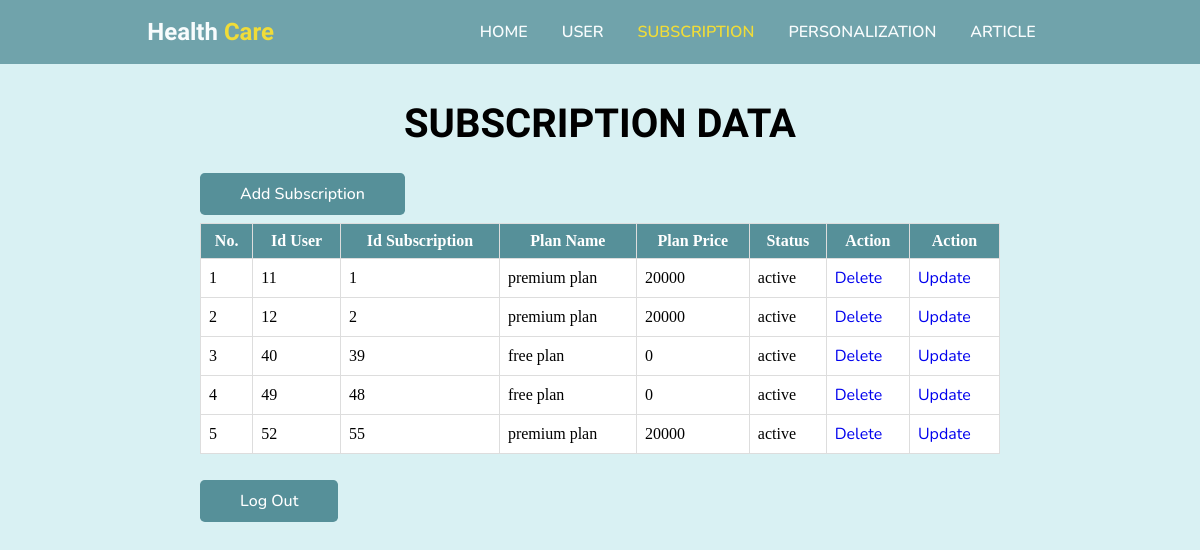
The app's page /admin/adminsubs.php with its own data.
### tables this page shows
CREATE TABLE `subscription` (
  `id_subscription` int(11) NOT NULL,
  `id_user` int(11) NOT NULL,
  `plan_name` varchar(50) NOT NULL,
  `plan_price` varchar(225) NOT NULL,
  `status` varchar(11) NOT NULL
);

### admin/adminsubs.php (the view, shortened to what this page needs)
<!DOCTYPE html>
<html lang="en">
<head>
    <link rel="stylesheet" href="style_main.css">
</head>
<body>
    <header>
        <div class="logo">
            <h2>Health <span>Care</span></h2>
        </div>
        <ul class="navbar">
            <li><a href="index.php" class="btn-nav">Home</a></li>
            <li><a href="adminuser.php" class="btn-nav">User</a></li>
            <li><a href="adminsubs.php" class="btn-active">Subscription</a></li>
            <li><a href="adminperson.php" class="btn-nav">Personalization</a></li>
            <li><a href="adminarticle.php" class="btn-nav">Article</a></li>
        </ul>
    </header>
    <section class="user">
        <h1 class="heading">Subscription Data</h1>
        <br>
        <br>
        <a href="adminsubsadd.php" class="btn">Add Subscription</a>
        <br>
        <br>
        <table border="1" class="table">
            <tr>
                <th>No.</th>
                <th>Id User</th>
                <th>Id Subscription</th>
                <th>Plan Name</th>
                <th>Plan Price</th>
                <th>Status</th>
                <th>Action</th>
                <th>Action</th>
            </tr>
            <?php
            include '../connect.php';
            $query_mysql = mysqli_query($mysqli, "SELECT * FROM subscription") or die(mysqli_error($mysqli));
            $nomor = 1;
            while ($data = mysqli_fetch_array($query_mysql)) {
                ?>
                <tr>
                    <td><?php echo $nomor++; ?></td>
                    <td><?php echo $data['id_user']; ?></td>
                    <td><?php echo $data['id_subscription']; ?></td>
                    <td><?php echo $data['plan_name']; ?></td>
                    <td><?php echo $data['plan_price']; ?></td>
                    <td><?php echo $data['status']; ?></td>
                    <td><a href="adminsubsdelete.php?id=<?php echo $data['id_subscription']; ?>"
                            class="btn-hapus">Delete</a> </td>
                    <td><a href="adminsubsupdate.php?id=<?php echo $data['id_subscription']; ?>"
                            class="btn-update">Update</a> </td>
                </tr>
            <?php } ?>
        </table>
        <br>
        <br>
        <a href="../loginpage.php" class="btn">Log Out</a>
    </section>
</body>
</html>

### admin/style_main.css (style rules this page uses)
* { margin: 0; padding: 0; box-sizing: border-box; scroll-padding-top: 4rem; scroll-behavior: smooth; list-style: none; text-decoration: none; }
h1, h2 { font-family: "Signika", sans-serif; }
a, p, li, h3, label { font-family: "Nunito", sans-serif; }
:root { --main-color: #569099; --second-color: #f6d809; --text-color: #1b1b1b; --bg-color: #ffff; --box-shadow: 2px 2px 10px 4px rgb(14 55 54 / 15%); }
section { padding: 100px 200px; }
header { position: fixed; width: 100%; top: 0; right: 0; z-index: 10000; display: flex; justify-content: space-around; align-items: center; padding: 18px 100px; transition: 0.5s linear; background-color: var(--main-color); opacity: 0.8; }
.logo h2 { color: white; }
.logo span { color: #f6d809; }
.navbar { display: flex; }
.btn-nav { padding: 8px 17px; text-decoration: none; color: white; font-size: 1rem; text-transform: uppercase; font-weight: 600; }
.btn-active { padding: 8px 17px; text-decoration: none; color: var(--second-color); font-size: 1rem; text-transform: uppercase; font-weight: 600; }
.user { width: 100%; min-height: 100vh; background: #d9f1f3; background-repeat: no-repeat; background-size: cover; background-position: center; }
.heading { color: rgb(0, 0, 0); font-size: 40px; font-weight: 600; text-align: center; text-transform: uppercase; }
.table { width: 100%; border-collapse: collapse; background: var(--bg-color); background-size: cover; background-repeat: no-repeat; }
.table th, .table td { border: 1px solid #ddd; padding: 8px; }
.table th { background-color: var(--main-color); color: #fff; }
.btn { padding: 10px 40px; border-radius: 0.3rem; background: var(--main-color); color: var(--bg-color); font-weight: 500; }

### records on screen
subscription: id_user "11", id_subscription "1", plan_name "premium plan", plan_price "20000", status "active"
subscription: id_user "12", id_subscription "2", plan_name "premium plan", plan_price "20000", status "active"
subscription: id_user "40", id_subscription "39", plan_name "free plan", plan_price "0", status "active"
subscription: id_user "49", id_subscription "48", plan_name "free plan", plan_price "0", status "active"
subscription: id_user "52", id_subscription "55", plan_name "premium plan", plan_price "20000", status "active"
